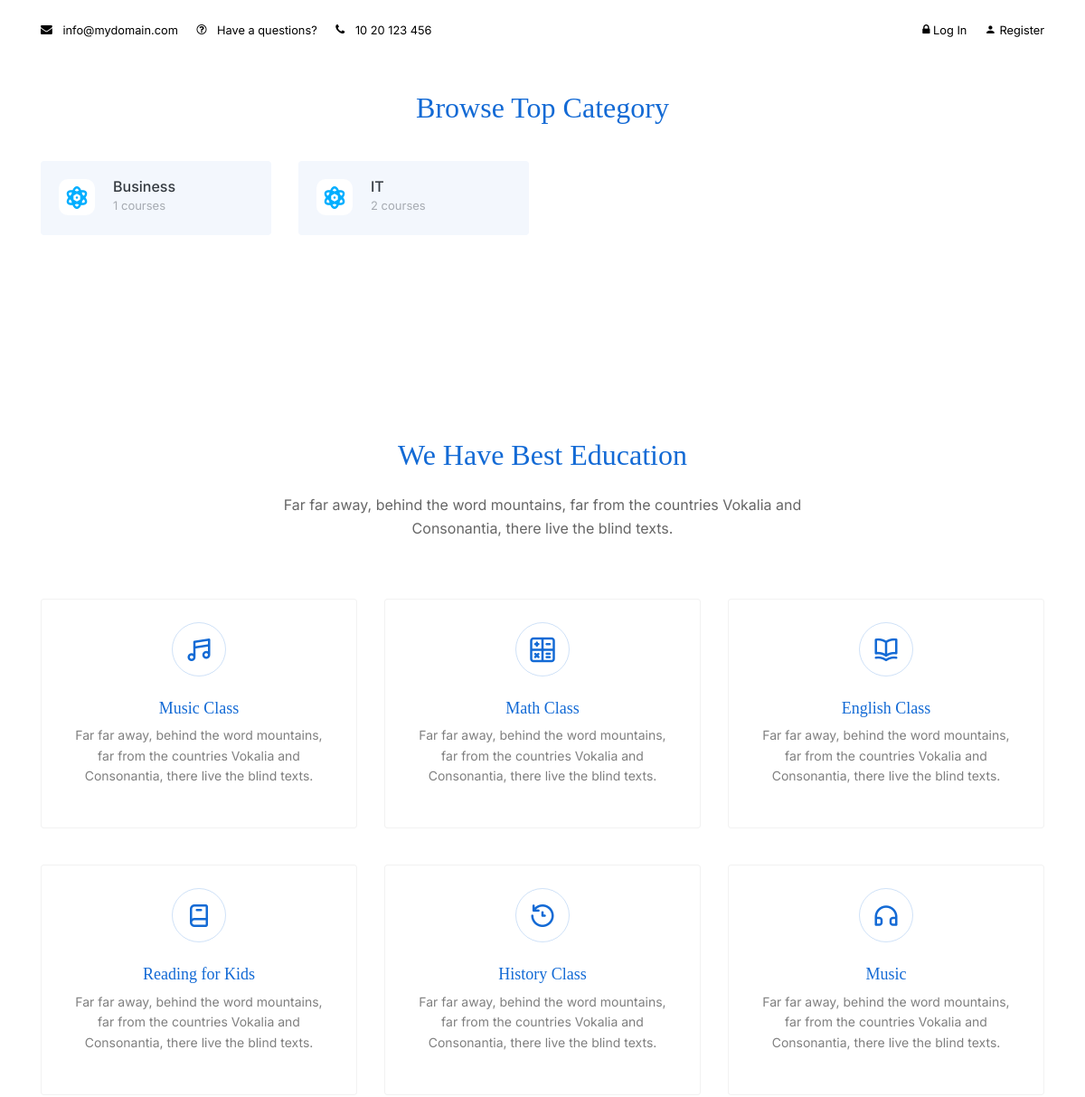
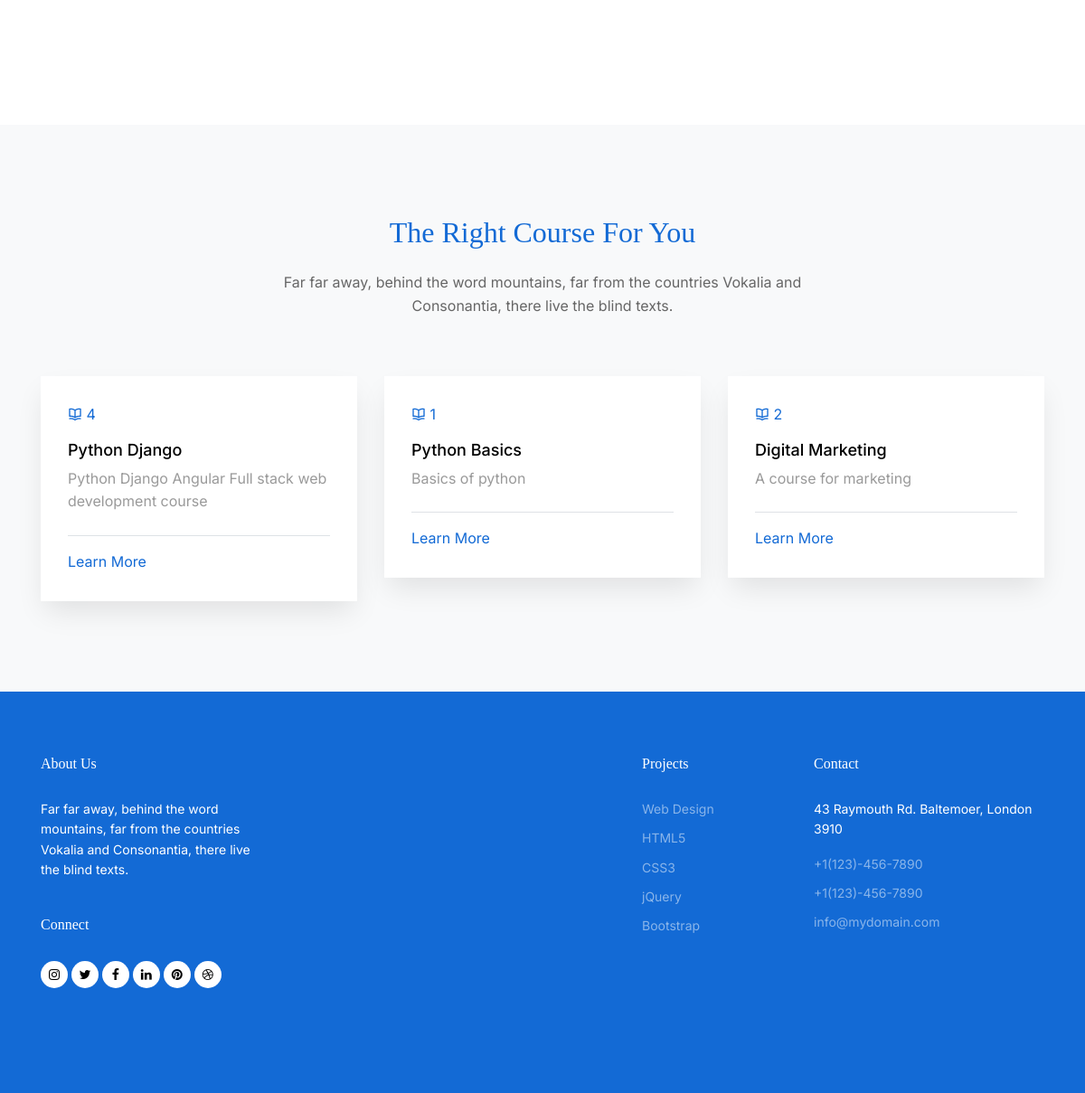
The page / on the database its author committed (2 pictures, top to bottom).
### core/models.py (models this page shows, shortened)
class MainCategory(models.Model):
    name = models.CharField(max_length=100)

class Course(models.Model):
    DIFFICULTY_LEVEL_CHOICES = [
        ('Beginner', 'Beginner'),
        ('Intermediate', 'Intermediate'),
        ('Advanced', 'Advanced'),
    ]
    title = models.CharField(max_length=200)
    description = models.TextField()
    instructor = models.ForeignKey(CustomUser, limit_choices_to={'role': 'instructor'}, on_delete=models.SET_NULL, null=True, blank=True)
    category = models.ForeignKey('CourseCategory', on_delete=models.SET_NULL, null=True, blank=True,related_name='course')
    prerequisites = models.ManyToManyField('self', blank=True, symmetrical=False, related_name='required_by')
    difficulty_level = models.CharField(max_length=50, choices=DIFFICULTY_LEVEL_CHOICES)
    is_published = models.BooleanField(default=False)
    created_at = models.DateTimeField(auto_now_add=True)
    updated_at = models.DateTimeField(auto_now=True)

### student/views.py (the view)
# urls.py: path('', IndexView.as_view(), name='student_index'),
class IndexView(View):
    def get(self, request, *args, **kwargs):
        categories = MainCategory.objects.annotate(course_count=Count('subcategories__course')).order_by('name')
        course=Course.objects.filter(is_published=True)
        return render(request, 'student_index.html', {
            'categories': categories,
            'courses':course,
        })

### student/templates/student_index.html (shortened to what this page needs)
<!doctype html>
<html lang="en">
  {%load static%}
<head>
  <link rel="stylesheet" href="https://unicons.iconscout.com/release/v4.0.0/css/line.css">
  <link rel="stylesheet" href="https://cdnjs.cloudflare.com/ajax/libs/font-awesome/6.6.0/css/all.min.css" />
  <link rel="stylesheet" href="{% static 'instructor/css/bootstrap.min.css'%}">
  <link rel="stylesheet" href="{% static 'instructor/css/animate.min.css'%}">
  <link rel="stylesheet" href="{% static 'instructor/css/owl.carousel.min.css'%}">
  <link rel="stylesheet" href="{% static 'instructor/css/owl.theme.default.min.css'%}">
  <link rel="stylesheet" href="{% static 'instructor/css/jquery.fancybox.min.css'%}">
  <link rel="stylesheet" href="{% static 'instructor/fonts/icomoon/style.css'%}">
  <link rel="stylesheet" href="{% static 'instructor/fonts/flaticon/font/flaticon.css'%}">
  <link rel="stylesheet" href="{% static 'instructor/css/aos.css'%}">
  <link rel="stylesheet" href="{% static 'instructor/css/style.css'%}">
</head>
<body>
  <nav class="site-nav mb-5">
    <div class="pb-2 top-bar mb-3">
      <div class="container">
        <div class="row align-items-center ">
          <div class="col-6 col-lg-9 ">
            <a href="#" class="small mr-3 text-black"><span class="icon-envelope mr-2"></span> <span class="d-none d-lg-inline-block ">info@mydomain.com</span></a>
            <a href="#" class="small mr-3 text-black"><span class="icon-question-circle-o mr-2"></span> <span class="d-none d-lg-inline-block ">Have a questions?</span></a>
            <a href="#" class="small mr-3 text-black"><span class="icon-phone mr-2"></span> <span class="d-none d-lg-inline-block ">10 20 123 456</span></a>
          </div>
          <div class="col-6 col-lg-3 text-right">
            <a href="{%url 'student_login'%}" class="small mr-3 text-black">
              <span class="icon-lock"></span>
              Log In
            </a>
            <a href="{%url 'student_register'%}" class="small text-black">
              <span class="icon-person"></span>
              Register
            </a>
          </div>
        </div>
      </div>
    </div>
  </nav>
  <div class="untree_co-section">
    <div class="container">
      <div class="row justify-content-center mb-3">
        <div class="col-lg-7 text-center" data-aos="fade-up" data-aos-delay="0">
          <h2 class="line-bottom text-center mb-4">Browse Top Category</h2>
        </div>
      </div>
      <div class="row align-items-stretch">
        {%for category in categories|slice:":8"%}
        <div class="col-sm-6 col-md-6 col-lg-3 mb-4" data-aos="fade-up" data-aos-delay="100">
          <a href="#" class="category d-flex align-items-start h-100">
            <div>
              <i class="uil uil-atom"></i>
            </div>
            <div>
              <h3>{{category.name}}</h3>
              <span>{{ category.course_count }} courses</span>
            </div>
          </a>
        </div>
        {%endfor%}
      </div>
    </div>
  </div>
  <div class="untree_co-section">
    <div class="container">
      <div class="row justify-content-center mb-5">
        <div class="col-lg-7 text-center" data-aos="fade-up" data-aos-delay="0">
          <h2 class="line-bottom text-center mb-4">We Have Best Education</h2>
          <p>Far far away, behind the word mountains, far from the countries Vokalia and Consonantia, there live the blind texts.</p>
        </div>
      </div>
      <div class="row">
        <div class="col-6 col-sm-6 col-md-6 col-lg-4" data-aos="fade-up" data-aos-delay="100">
          <div class="feature">
            <span class="uil uil-music"></span>
            <h3>Music Class</h3>
            <p>Far far away, behind the word mountains, far from the countries Vokalia and Consonantia, there live the blind texts.</p>
          </div>
        </div>
        <div class="col-6 col-sm-6 col-md-6 col-lg-4" data-aos="fade-up" data-aos-delay="200">
          <div class="feature">
            <span class="uil uil-calculator-alt"></span>
            <h3>Math Class</h3>
            <p>Far far away, behind the word mountains, far from the countries Vokalia and Consonantia, there live the blind texts.</p>
          </div>
        </div>
        <div class="col-6 col-sm-6 col-md-6 col-lg-4" data-aos="fade-up" data-aos-delay="300">
          <div class="feature">
            <span class="uil uil-book-open"></span>
            <h3>English Class</h3>
            <p>Far far away, behind the word mountains, far from the countries Vokalia and Consonantia, there live the blind texts.</p>
          </div>
        </div>
        <div class="col-6 col-sm-6 col-md-6 col-lg-4" data-aos="fade-up" data-aos-delay=100">
          <div class="feature">
            <span class="uil uil-book-alt"></span>
            <h3>Reading for Kids</h3>
            <p>Far far away, behind the word mountains, far from the countries Vokalia and Consonantia, there live the blind texts.</p>
          </div>
        </div>
        <div class="col-6 col-sm-6 col-md-6 col-lg-4" data-aos="fade-up" data-aos-delay="200">
          <div class="feature">
            <span class="uil uil-history"></span>
            <h3>History Class</h3>
            <p>Far far away, behind the word mountains, far from the countries Vokalia and Consonantia, there live the blind texts.</p>
          </div>
        </div>
        <div class="col-6 col-sm-6 col-md-6 col-lg-4" data-aos="fade-up" data-aos-delay="300">
          <div class="feature">
            <span class="uil uil-headphones"></span>
            <h3>Music</h3>
            <p>Far far away, behind the word mountains, far from the countries Vokalia and Consonantia, there live the blind texts.</p>
          </div>
        </div>
      </div>
    </div>
  </div>
  <div class="untree_co-section bg-light">
    <div class="container">
      <div class="row justify-content-center mb-5">
        <div class="col-lg-7 text-center" data-aos="fade-up" data-aos-delay="0">
          <h2 class="line-bottom text-center mb-4">The Right Course For You</h2>
          <p>Far far away, behind the word mountains, far from the countries Vokalia and Consonantia, there live the blind texts.</p>
        </div>
      </div>
      <div class="row">
        {%for course in courses|slice:":3"%}
        <div class="col-12 col-sm-6 col-md-6 col-lg-4 mb-4 mb-lg-0">
          <div class="custom-media">
            <div class="custom-media-body">
              <div class="d-flex justify-content-between pb-3">
                <div class="text-primary"><span class="uil uil-book-open"></span> <span>{{course.modules.count}}</span></div>
              </div>
              <h3>{{course.title}}</h3>
              <p class="mb-4">{{course.description}}</p>
              <div class="border-top d-flex justify-content-between pt-3 mt-3 align-items-center">
                <div><a href="#">Learn More</a></div>
              </div>
            </div>
          </div>
        </div>
        {%endfor%}
      </div>
    </div>
  </div>
  <div class="site-footer">
    <div class="container">
      <div class="row">
        <div class="col-lg-3 mr-auto">
          <div class="widget">
            <h3>About Us<span class="text-primary">.</span> </h3>
            <p>Far far away, behind the word mountains, far from the countries Vokalia and Consonantia, there live the blind texts.</p>
          </div>
          <div class="widget">
            <h3>Connect</h3>
            <ul class="list-unstyled social">
              <li><a href="#"><span class="icon-instagram"></span></a></li>
              <li><a href="#"><span class="icon-twitter"></span></a></li>
              <li><a href="#"><span class="icon-facebook"></span></a></li>
              <li><a href="#"><span class="icon-linkedin"></span></a></li>
              <li><a href="#"><span class="icon-pinterest"></span></a></li>
              <li><a href="#"><span class="icon-dribbble"></span></a></li>
            </ul>
          </div>
        </div>
        <div class="col-lg-2 ml-auto">
          <div class="widget">
            <h3>Projects</h3>
            <ul class="list-unstyled float-left links">
              <li><a href="#">Web Design</a></li>
              <li><a href="#">HTML5</a></li>
              <li><a href="#">CSS3</a></li>
              <li><a href="#">jQuery</a></li>
              <li><a href="#">Bootstrap</a></li>
            </ul>
          </div>
        </div>
        <div class="col-lg-3">
          <div class="widget">
            <h3>Contact</h3>
            <address>43 Raymouth Rd. Baltemoer, London 3910</address>
            <ul class="list-unstyled links mb-4">
              <li><a href="tel://11234567890">+1(123)-456-7890</a></li>
              <li><a href="tel://11234567890">+1(123)-456-7890</a></li>
              <li><a href="mailto:info@mydomain.com">info@mydomain.com</a></li>
            </ul>
          </div>
        </div>
      </div>
  </body>
  </html>

### instructor/static/instructor/css/style.css (style rules this page uses)
body { font-family: "Inter", sans-serif; line-height: 1.6; background-color: #ffffff; overflow-x: hidden; font-size: 16px; color: #666; }
body:before { content: ""; position: fixed; top: 0; left: 0; z-index: 99; right: 0; bottom: 0; background: rgba(0, 0, 0, 0.2); opacity: 0; visibility: hidden; -webkit-transition: .3s all ease; -o-transition: .3s all ease; transition: .3s all ease; }
.text-black { color: #000000 !important; }
a { color: #136ad5; -webkit-transition: .3s all ease; -o-transition: .3s all ease; transition: .3s all ease; }
.text-primary { color: #136ad5 !important; }
h1, .h1, h2, .h2, h3, .h3, h4, .h4 { font-family: "Display Playfair", serif; color: #black; }
.top-bar a { color: #ffffff; }
.site-nav { position: absolute; width: 100%; z-index: 9; top: 0; }
.site-nav a { position: relative; z-index: 9; cursor: pointer; }
.site-nav { padding-top: 20px; padding-bottom: 20px; }
.top-bar { border-bottom: 1px solid rgba(255, 255, 255, 0.2); }
.untree_co-section { padding: 100px 0; position: relative; }
.feature { margin-bottom: 40px; border: 1px solid rgba(0, 0, 0, 0.05); background: #ffffff; padding: 30px; border-radius: 4px; text-align: center; }
.feature [class^="flaticon-"], .feature [class^="icon-"], .feature [class^="uil uil-"] { position: relative; margin-bottom: 30px; font-size: 30px; color: #136ad5; width: 50px; height: 50px; line-height: 50px; display: inline-block; border-radius: 50%; text-align: center; }
.feature [class^="flaticon-"]:after, .feature [class^="icon-"]:after, .feature [class^="uil uil-"]:after { content: ""; position: absolute; width: 60px; height: 60px; left: -5px; top: -5px; border-radius: 50%; border: 1px solid rgba(19, 106, 213, 0.2); }
.feature h3 { font-size: 18px; color: #136ad5; }
.feature p { font-size: 14px; color: rgba(0, 0, 0, 0.5) !important; }
.line-bottom { position: relative; padding-bottom: 0px; color: #136ad5; }
.line-bottom:before { display: none; content: ""; position: absolute; width: 40px; height: 3px; background: #ec661f; bottom: 0; }
.line-bottom.text-center:before { left: 50%; -webkit-transform: translateX(-50%); -ms-transform: translateX(-50%); transform: translateX(-50%); }
.category { display: inline-block; padding: 20px; background: rgba(19, 106, 213, 0.05); border-radius: 4px; text-decoration: none !important; }
.category, .category h3, .category span { -webkit-transition: .3s all ease; -o-transition: .3s all ease; transition: .3s all ease; }
.category h3 { font-family: "Inter", sans-serif; margin: 0; font-size: 16px; line-height: 1; color: #343a40; }
.category span { font-size: 13px; color: rgba(52, 58, 64, 0.4); }
.category .uil { text-align: center; display: inline-block; color: #00aeff; width: 40px; height: 40px; border-radius: 10px; margin-right: 20px; background: #ffffff; font-size: 30px; line-height: 40px; }
.custom-media { background: #ffffff; -webkit-box-shadow: 0 15px 30px -5px rgba(0, 0, 0, 0.1); box-shadow: 0 15px 30px -5px rgba(0, 0, 0, 0.1); }
.custom-media h3 { font-family: "Inter", sans-serif; font-size: 18px; color: #000000; }
.custom-media p { color: rgba(0, 0, 0, 0.4); }
.custom-media .custom-media-body { padding: 30px; }
.site-footer { background: #136ad5; font-size: 14px; color: #ffffff; padding: 70px 0; }
.site-footer a { color: #ffffff; position: relative; display: inline-block; }
.site-footer .widget { margin-bottom: 40px; display: block; position: relative; z-index: 1; }
.site-footer .widget h3 { font-size: 16px; color: #ffffff; margin-bottom: 30px; }
.site-footer .widget .links { width: 150px; }
.site-footer .widget .links li { margin-bottom: 10px; }
.site-footer .widget .links li a { color: rgba(255, 255, 255, 0.5); }
.site-footer .social li { display: inline-block; }
.site-footer .social li a { display: inline-block; width: 30px; height: 30px; position: relative; background-color: #ffffff; border-radius: 50%; color: #000000; }
.site-footer .social li a:before { display: none; }
.site-footer .social li a > span { position: absolute; top: 50%; left: 50%; -webkit-transform: translate(-50%, -50%); -ms-transform: translate(-50%, -50%); transform: translate(-50%, -50%); }

### rows shown on the page
MainCategory: name "Business", course_count "1"
MainCategory: name "IT", course_count "2"
Course: modules.count "4", title "Python Django", description "Python Django Angular Full stack web development course"
Course: modules.count "1", title "Python Basics", description "Basics of python"
Course: modules.count "2", title "Digital Marketing", description "A course for marketing"
